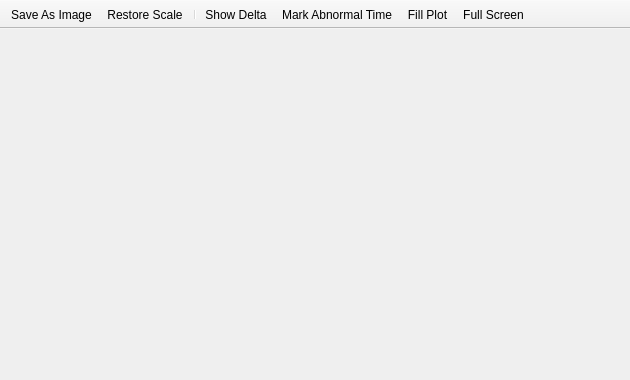
<?xml version="1.0" encoding="UTF-8"?>
<ui version="4.0">
 <class>PlotWindow</class>
 <widget class="QMainWindow" name="PlotWindow">
  <property name="geometry">
   <rect>
    <x>0</x>
    <y>0</y>
    <width>630</width>
    <height>380</height>
   </rect>
  </property>
  <property name="minimumSize">
   <size>
    <width>630</width>
    <height>380</height>
   </size>
  </property>
  <property name="contextMenuPolicy">
   <enum>Qt::NoContextMenu</enum>
  </property>
  <property name="windowTitle">
   <string>Plot Window</string>
  </property>
  <widget class="QWidget" name="centralwidget">
   <layout class="QHBoxLayout" name="horizontalLayout">
    <property name="leftMargin">
     <number>5</number>
    </property>
    <property name="topMargin">
     <number>5</number>
    </property>
    <property name="rightMargin">
     <number>5</number>
    </property>
    <property name="bottomMargin">
     <number>5</number>
    </property>
    <item>
     <widget class="QCustomPlot" name="customPlot" native="true">
      <property name="contextMenuPolicy">
       <enum>Qt::CustomContextMenu</enum>
      </property>
     </widget>
    </item>
   </layout>
  </widget>
  <widget class="QToolBar" name="toolBar">
   <property name="windowTitle">
    <string>toolBar</string>
   </property>
   <property name="movable">
    <bool>false</bool>
   </property>
   <attribute name="toolBarArea">
    <enum>TopToolBarArea</enum>
   </attribute>
   <attribute name="toolBarBreak">
    <bool>false</bool>
   </attribute>
   <addaction name="actionSaveAsImage"/>
   <addaction name="actionRestoreScale"/>
   <addaction name="separator"/>
   <addaction name="actionShowDelta"/>
   <addaction name="actionMarkAbnormalTime"/>
   <addaction name="actionFillPlot"/>
   <addaction name="actionFullScreen"/>
  </widget>
  <action name="actionSaveAsImage">
   <property name="icon">
    <iconset resource="VisualStatistics.qrc">
     <normaloff>:/resource/image/save.png</normaloff>:/resource/image/save.png</iconset>
   </property>
   <property name="text">
    <string>Save As Image</string>
   </property>
   <property name="toolTip">
    <string>Save As Image</string>
   </property>
   <property name="shortcut">
    <string>Ctrl+S</string>
   </property>
  </action>
  <action name="actionFullScreen">
   <property name="checkable">
    <bool>true</bool>
   </property>
   <property name="icon">
    <iconset resource="VisualStatistics.qrc">
     <normaloff>:/resource/image/full_screen.png</normaloff>:/resource/image/full_screen.png</iconset>
   </property>
   <property name="text">
    <string>Full Screen</string>
   </property>
   <property name="shortcut">
    <string>F11</string>
   </property>
  </action>
  <action name="actionRestoreScale">
   <property name="icon">
    <iconset resource="VisualStatistics.qrc">
     <normaloff>:/resource/image/restore.png</normaloff>:/resource/image/restore.png</iconset>
   </property>
   <property name="text">
    <string>Restore Scale</string>
   </property>
   <property name="toolTip">
    <string>Restore Scale</string>
   </property>
  </action>
  <action name="actionShowDelta">
   <property name="checkable">
    <bool>true</bool>
   </property>
   <property name="icon">
    <iconset resource="VisualStatistics.qrc">
     <normaloff>:/resource/image/minus.png</normaloff>:/resource/image/minus.png</iconset>
   </property>
   <property name="text">
    <string>Show Delta</string>
   </property>
   <property name="toolTip">
    <string>Show Delta</string>
   </property>
  </action>
  <action name="actionFillPlot">
   <property name="checkable">
    <bool>true</bool>
   </property>
   <property name="icon">
    <iconset resource="VisualStatistics.qrc">
     <normaloff>:/resource/image/chart_graph.png</normaloff>:/resource/image/chart_graph.png</iconset>
   </property>
   <property name="text">
    <string>Fill Plot</string>
   </property>
  </action>
  <action name="actionMarkAbnormalTime">
   <property name="checkable">
    <bool>true</bool>
   </property>
   <property name="icon">
    <iconset resource="VisualStatistics.qrc">
     <normaloff>:/resource/image/pencil.png</normaloff>:/resource/image/pencil.png</iconset>
   </property>
   <property name="text">
    <string>Mark Abnormal Time</string>
   </property>
  </action>
  <action name="actionSaveToFile">
   <property name="text">
    <string>Save To File</string>
   </property>
   <property name="toolTip">
    <string>Save To File</string>
   </property>
   <property name="shortcut">
    <string>Ctrl+Shift+S</string>
   </property>
  </action>
 </widget>
 <customwidgets>
  <customwidget>
   <class>QCustomPlot</class>
   <extends>QWidget</extends>
   <header>third_party/qcustomplot/qcustomplot.h</header>
   <container>1</container>
  </customwidget>
 </customwidgets>
 <resources>
  <include location="VisualStatistics.qrc"/>
 </resources>
 <connections/>
</ui>
